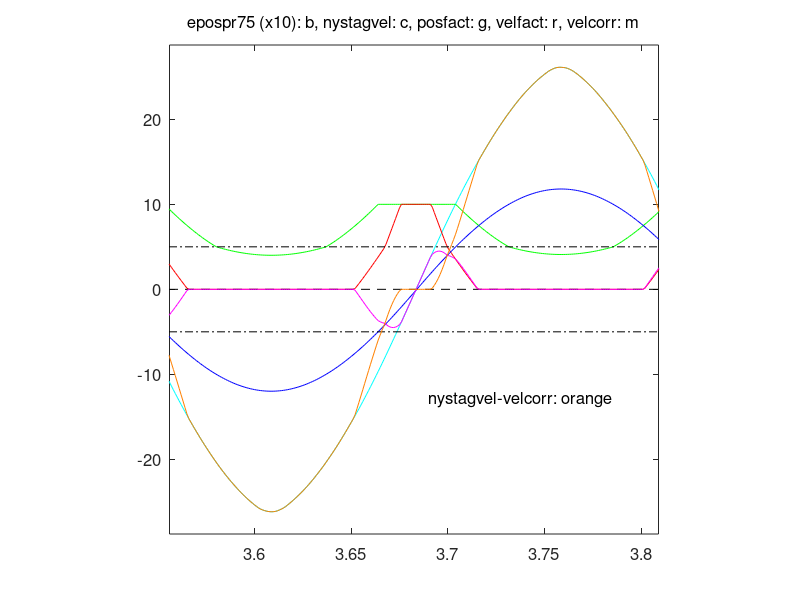

MATLAB code for this plot:
function fig = extendedfov1()
% This is the machine-generated representation of a Handle Graphics object
% and its children.  Note that handle values may change when these objects
% are re-created. This may cause problems with any callbacks written to
% depend on the value of the handle at the time the object was saved.
%
% To reopen this object, just type the name of the M-file at the MATLAB
% prompt. The M-file and its associated MAT-file must be on your path.

load extendedfov1

h0 = figure('Position',[289 315 560 420], ...
	'Tag','hotWind', ...
	'UserData',[6852.000366210938 6851.000366210938 6848.000366210938 6846.00048828125]);
h1 = axes('Parent',h0, ...
	'Box','on', ...
	'CameraUpVector',[0 1 0], ...
	'ColorOrder',mat0, ...
	'FontSize',12, ...
	'NextPlot','add', ...
	'Position',[0.13 0.11 0.7749999999999999 0.8149999999999999], ...
	'UserData',mat1, ...
	'XLim',[3.556 3.809], ...
	'XLimMode','manual', ...
	'YLim',[-28.78774174770637 28.74588950285], ...
	'YLimMode','manual', ...
	'DefaulttextUnits','data');
h2 = line('Parent',h1, ...
	'Color',[0 1 1], ...
	'Tag','6846.00048828125', ...
	'XData',mat2, ...
	'YData',mat3);
h2 = line('Parent',h1, ...
	'Color',[0 1 0], ...
	'Tag','6851.00036621094', ...
	'XData',mat4, ...
	'YData',mat5);
h2 = line('Parent',h1, ...
	'Color',[1 0 0], ...
	'Tag','6852.00036621094', ...
	'XData',mat6, ...
	'YData',mat7);
h2 = text('Parent',h1, ...
	'FontSize',12, ...
	'HandleVisibility','off', ...
	'HorizontalAlignment','center', ...
	'Position',[3.682207852193995 -31.82470762016975 17.32050807568877], ...
	'UserData',0.001, ...
	'VerticalAlignment','cap');
set(get(h2,'Parent'),'XLabel',h2);
h2 = text('Parent',h1, ...
	'FontSize',12, ...
	'HandleVisibility','off', ...
	'HorizontalAlignment','center', ...
	'Position',[3.541392609699769 -0.2740066118001323 17.32050807568877], ...
	'Rotation',90, ...
	'VerticalAlignment','baseline');
set(get(h2,'Parent'),'YLabel',h2);
h2 = text('Parent',h1, ...
	'FontSize',12, ...
	'HandleVisibility','off', ...
	'HorizontalAlignment','right', ...
	'Position',[3.513346420323326 33.80749929028897 17.32050807568877], ...
	'Visible','off');
set(get(h2,'Parent'),'ZLabel',h2);
h2 = text('Parent',h1, ...
	'FontSize',12, ...
	'HandleVisibility','off', ...
	'HorizontalAlignment','center', ...
	'Position',[3.682207852193995 29.58949113408983 17.32050807568877], ...
	'String','epospr75 (x10): b, nystagvel: c, posfact: g, velfact: r, velcorr: m', ...
	'VerticalAlignment','bottom');
set(get(h2,'Parent'),'Title',h2);
h2 = line('Parent',h1, ...
	'LineStyle','--', ...
	'XData',[0 5], ...
	'YData',[0 0]);
h2 = line('Parent',h1, ...
	'Color',[0 0 1], ...
	'XData',mat8, ...
	'YData',mat9);
h2 = line('Parent',h1, ...
	'LineStyle','-.', ...
	'XData',[0 5], ...
	'YData',[5 5]);
h2 = line('Parent',h1, ...
	'LineStyle','-.', ...
	'XData',[0 5], ...
	'YData',[-5 -5]);
h2 = line('Parent',h1, ...
	'Color',[1 0 1], ...
	'XData',mat10, ...
	'YData',mat11);
h2 = line('Parent',h1, ...
	'Color',[1 0.5 0], ...
	'XData',mat12, ...
	'YData',mat13);
h2 = text('Parent',h1, ...
	'FontSize',12, ...
	'Position',mat14, ...
	'String','nystagvel-velcorr: orange', ...
	'VerticalAlignment','baseline');
if nargout > 0, fig = h0; end
